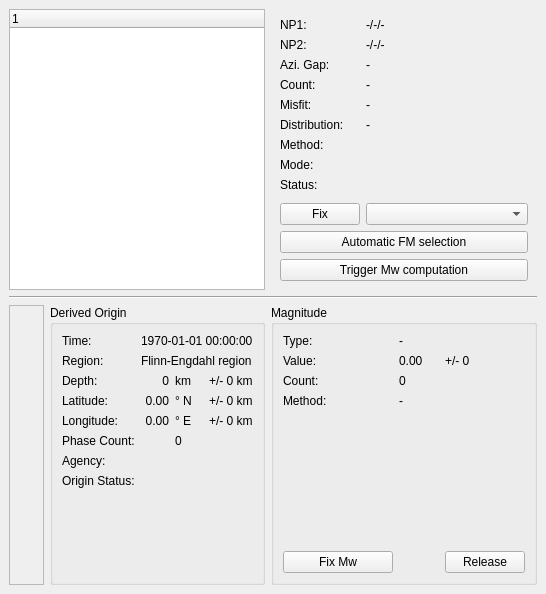
      <widget class="QWidget" name="fmWidget" >
       <attribute name="title" >
        <string>Focal Mechanisms</string>
       </attribute>
       <layout class="QGridLayout" >
        <property name="margin" >
         <number>9</number>
        </property>
        <property name="spacing" >
         <number>6</number>
        </property>
        <item row="2" column="0" >
         <layout class="QHBoxLayout" >
          <property name="margin" >
           <number>0</number>
          </property>
          <property name="spacing" >
           <number>6</number>
          </property>
          <item>
           <widget class="QFrame" name="fmMap" >
            <property name="sizePolicy" >
             <sizepolicy>
              <hsizetype>7</hsizetype>
              <vsizetype>5</vsizetype>
              <horstretch>1</horstretch>
              <verstretch>0</verstretch>
             </sizepolicy>
            </property>
            <property name="frameShape" >
             <enum>QFrame::StyledPanel</enum>
            </property>
            <property name="frameShadow" >
             <enum>QFrame::Raised</enum>
            </property>
           </widget>
          </item>
          <item>
           <widget class="QGroupBox" name="mtOriginInfo" >
            <property name="title" >
             <string>Derived Origin</string>
            </property>
            <layout class="QGridLayout" >
             <property name="margin" >
              <number>9</number>
             </property>
             <property name="spacing" >
              <number>6</number>
             </property>
             <item row="6" column="0" >
              <widget class="QLabel" name="mtOriginPhasesL" >
               <property name="text" >
                <string>Phase Count:</string>
               </property>
               <property name="alignment" >
                <set>Qt::AlignLeading|Qt::AlignLeft|Qt::AlignVCenter</set>
               </property>
              </widget>
             </item>
             <item row="2" column="1" >
              <widget class="QLabel" name="mtOriginDepth" >
               <property name="text" >
                <string>0</string>
               </property>
               <property name="alignment" >
                <set>Qt::AlignRight|Qt::AlignTrailing|Qt::AlignVCenter</set>
               </property>
              </widget>
             </item>
             <item row="2" column="0" >
              <widget class="QLabel" name="mtOriginDepthL" >
               <property name="sizePolicy" >
                <sizepolicy>
                 <hsizetype>5</hsizetype>
                 <vsizetype>5</vsizetype>
                 <horstretch>0</horstretch>
                 <verstretch>0</verstretch>
                </sizepolicy>
               </property>
               <property name="text" >
                <string>Depth:</string>
               </property>
               <property name="alignment" >
                <set>Qt::AlignLeading|Qt::AlignLeft|Qt::AlignVCenter</set>
               </property>
              </widget>
             </item>
             <item row="3" column="2" >
              <widget class="QLabel" name="mtOriginLatUnit" >
               <property name="sizePolicy" >
                <sizepolicy>
                 <hsizetype>5</hsizetype>
                 <vsizetype>5</vsizetype>
                 <horstretch>0</horstretch>
                 <verstretch>0</verstretch>
                </sizepolicy>
               </property>
               <property name="text" >
                <string>° N</string>
               </property>
               <property name="alignment" >
                <set>Qt::AlignLeading|Qt::AlignLeft|Qt::AlignVCenter</set>
               </property>
              </widget>
             </item>
             <item row="1" column="0" >
              <widget class="QLabel" name="mtOriginRegionL" >
               <property name="text" >
                <string>Region:</string>
               </property>
              </widget>
             </item>
             <item row="2" column="3" >
              <widget class="QLabel" name="mtOriginDepthError" >
               <property name="text" >
                <string>+/- 0 km</string>
               </property>
               <property name="alignment" >
                <set>Qt::AlignLeading|Qt::AlignLeft|Qt::AlignVCenter</set>
               </property>
              </widget>
             </item>
             <item row="8" column="0" >
              <widget class="QLabel" name="mtOriginAgencyL" >
               <property name="text" >
                <string>Agency:</string>
               </property>
               <property name="alignment" >
                <set>Qt::AlignLeading|Qt::AlignLeft|Qt::AlignVCenter</set>
               </property>
              </widget>
             </item>
             <item row="4" column="1" >
              <widget class="QLabel" name="mtOriginLon" >
               <property name="text" >
                <string>0.00</string>
               </property>
               <property name="alignment" >
                <set>Qt::AlignRight|Qt::AlignTrailing|Qt::AlignVCenter</set>
               </property>
              </widget>
             </item>
             <item row="3" column="0" >
              <widget class="QLabel" name="mtOriginLatL" >
               <property name="sizePolicy" >
                <sizepolicy>
                 <hsizetype>5</hsizetype>
                 <vsizetype>5</vsizetype>
                 <horstretch>0</horstretch>
                 <verstretch>0</verstretch>
                </sizepolicy>
               </property>
               <property name="text" >
                <string>Latitude:</string>
               </property>
               <property name="alignment" >
                <set>Qt::AlignLeading|Qt::AlignLeft|Qt::AlignVCenter</set>
               </property>
              </widget>
             </item>
             <item row="6" column="2" colspan="2" >
              <widget class="QLabel" name="mtOriginPhases" >
               <property name="text" >
                <string>0</string>
               </property>
               <property name="alignment" >
                <set>Qt::AlignLeading|Qt::AlignLeft|Qt::AlignVCenter</set>
               </property>
              </widget>
             </item>
             <item row="0" column="0" >
              <widget class="QLabel" name="mtOriginTimeL" >
               <property name="text" >
                <string>Time:</string>
               </property>
              </widget>
             </item>
             <item row="0" column="1" colspan="3" >
              <widget class="QLabel" name="mtOriginTime" >
               <property name="text" >
                <string>1970-01-01 00:00:00</string>
               </property>
              </widget>
             </item>
             <item row="1" column="1" colspan="3" >
              <widget class="QLabel" name="mtOriginRegion" >
               <property name="sizePolicy" >
                <sizepolicy>
                 <hsizetype>13</hsizetype>
                 <vsizetype>5</vsizetype>
                 <horstretch>0</horstretch>
                 <verstretch>0</verstretch>
                </sizepolicy>
               </property>
               <property name="text" >
                <string>Flinn-Engdahl region</string>
               </property>
              </widget>
             </item>
             <item row="8" column="2" colspan="2" >
              <widget class="QLabel" name="mtOriginAgency" >
               <property name="text" >
                <string/>
               </property>
               <property name="alignment" >
                <set>Qt::AlignLeading|Qt::AlignLeft|Qt::AlignVCenter</set>
               </property>
              </widget>
             </item>
             <item row="9" column="0" >
              <widget class="QLabel" name="mtOriginStatusL" >
               <property name="text" >
                <string>Origin Status:</string>
               </property>
               <property name="alignment" >
                <set>Qt::AlignLeading|Qt::AlignLeft|Qt::AlignVCenter</set>
               </property>
              </widget>
             </item>
             <item row="3" column="1" >
              <widget class="QLabel" name="mtOriginLat" >
               <property name="sizePolicy" >
                <sizepolicy>
                 <hsizetype>5</hsizetype>
                 <vsizetype>5</vsizetype>
                 <horstretch>0</horstretch>
                 <verstretch>0</verstretch>
                </sizepolicy>
               </property>
               <property name="text" >
                <string>0.00</string>
               </property>
               <property name="alignment" >
                <set>Qt::AlignRight|Qt::AlignTrailing|Qt::AlignVCenter</set>
               </property>
              </widget>
             </item>
             <item row="2" column="2" >
              <widget class="QLabel" name="mtOriginDepthUnit" >
               <property name="text" >
                <string>km</string>
               </property>
               <property name="alignment" >
                <set>Qt::AlignLeading|Qt::AlignLeft|Qt::AlignVCenter</set>
               </property>
              </widget>
             </item>
             <item row="3" column="3" >
              <widget class="QLabel" name="mtOriginLatError" >
               <property name="sizePolicy" >
                <sizepolicy>
                 <hsizetype>5</hsizetype>
                 <vsizetype>5</vsizetype>
                 <horstretch>0</horstretch>
                 <verstretch>0</verstretch>
                </sizepolicy>
               </property>
               <property name="text" >
                <string>+/- 0 km</string>
               </property>
               <property name="alignment" >
                <set>Qt::AlignLeading|Qt::AlignLeft|Qt::AlignVCenter</set>
               </property>
              </widget>
             </item>
             <item row="4" column="0" >
              <widget class="QLabel" name="mtOriginLonL" >
               <property name="text" >
                <string>Longitude:</string>
               </property>
               <property name="alignment" >
                <set>Qt::AlignLeading|Qt::AlignLeft|Qt::AlignVCenter</set>
               </property>
              </widget>
             </item>
             <item row="9" column="2" colspan="2" >
              <widget class="QLabel" name="mtOriginStatus" >
               <property name="text" >
                <string/>
               </property>
               <property name="alignment" >
                <set>Qt::AlignLeading|Qt::AlignLeft|Qt::AlignVCenter</set>
               </property>
              </widget>
             </item>
             <item row="4" column="2" >
              <widget class="QLabel" name="mtOriginLonUnit" >
               <property name="text" >
                <string>° E</string>
               </property>
               <property name="alignment" >
                <set>Qt::AlignLeading|Qt::AlignLeft|Qt::AlignVCenter</set>
               </property>
              </widget>
             </item>
             <item row="4" column="3" >
              <widget class="QLabel" name="mtOriginLonError" >
               <property name="text" >
                <string>+/- 0 km</string>
               </property>
               <property name="alignment" >
                <set>Qt::AlignLeading|Qt::AlignLeft|Qt::AlignVCenter</set>
               </property>
              </widget>
             </item>
             <item row="10" column="0" >
              <spacer>
               <property name="orientation" >
                <enum>Qt::Vertical</enum>
               </property>
               <property name="sizeHint" >
                <size>
                 <width>20</width>
                 <height>40</height>
                </size>
               </property>
              </spacer>
             </item>
            </layout>
           </widget>
          </item>
         </layout>
        </item>
        <item row="0" column="0" >
         <widget class="QTreeWidget" name="fmTree" >
          <property name="sizePolicy" >
           <sizepolicy>
            <hsizetype>7</hsizetype>
            <vsizetype>7</vsizetype>
            <horstretch>1</horstretch>
            <verstretch>0</verstretch>
           </sizepolicy>
          </property>
          <property name="alternatingRowColors" >
           <bool>true</bool>
          </property>
          <property name="rootIsDecorated" >
           <bool>false</bool>
          </property>
          <property name="uniformRowHeights" >
           <bool>true</bool>
          </property>
          <property name="itemsExpandable" >
           <bool>false</bool>
          </property>
         </widget>
        </item>
        <item row="0" column="1" >
         <widget class="QFrame" name="fmInfo" >
          <property name="sizePolicy" >
           <sizepolicy>
            <hsizetype>5</hsizetype>
            <vsizetype>5</vsizetype>
            <horstretch>0</horstretch>
            <verstretch>5</verstretch>
           </sizepolicy>
          </property>
          <property name="frameShape" >
           <enum>QFrame::NoFrame</enum>
          </property>
          <property name="frameShadow" >
           <enum>QFrame::Plain</enum>
          </property>
          <layout class="QGridLayout" >
           <property name="margin" >
            <number>9</number>
           </property>
           <property name="spacing" >
            <number>6</number>
           </property>
           <item row="8" column="1" colspan="3" >
            <widget class="QLabel" name="fmDist" >
             <property name="sizePolicy" >
              <sizepolicy>
               <hsizetype>13</hsizetype>
               <vsizetype>5</vsizetype>
               <horstretch>0</horstretch>
               <verstretch>0</verstretch>
              </sizepolicy>
             </property>
             <property name="toolTip" >
              <string>Station Distribution Ratio</string>
             </property>
             <property name="text" >
              <string>-</string>
             </property>
            </widget>
           </item>
           <item row="7" column="0" >
            <widget class="QLabel" name="fmMisfitL" >
             <property name="text" >
              <string>Misfit:</string>
             </property>
            </widget>
           </item>
           <item row="8" column="0" >
            <widget class="QLabel" name="fmDistL" >
             <property name="text" >
              <string>Distribution:</string>
             </property>
            </widget>
           </item>
           <item row="13" column="1" colspan="3" >
            <widget class="QComboBox" name="fmFixCombo" />
           </item>
           <item row="1" column="0" >
            <widget class="QLabel" name="fmNP2L" >
             <property name="text" >
              <string>NP2:</string>
             </property>
            </widget>
           </item>
           <item row="9" column="0" >
            <widget class="QLabel" name="fmMethodL" >
             <property name="text" >
              <string>Method:</string>
             </property>
            </widget>
           </item>
           <item row="6" column="0" >
            <widget class="QLabel" name="fmCountL" >
             <property name="text" >
              <string>Count:</string>
             </property>
            </widget>
           </item>
           <item row="12" column="0" >
            <spacer>
             <property name="orientation" >
              <enum>Qt::Vertical</enum>
             </property>
             <property name="sizeHint" >
              <size>
               <width>20</width>
               <height>50</height>
              </size>
             </property>
            </spacer>
           </item>
           <item row="13" column="0" >
            <widget class="QPushButton" name="fmFixButton" >
             <property name="text" >
              <string>Fix</string>
             </property>
            </widget>
           </item>
           <item row="5" column="1" colspan="3" >
            <widget class="QLabel" name="fmGap" >
             <property name="sizePolicy" >
              <sizepolicy>
               <hsizetype>13</hsizetype>
               <vsizetype>5</vsizetype>
               <horstretch>0</horstretch>
               <verstretch>0</verstretch>
              </sizepolicy>
             </property>
             <property name="toolTip" >
              <string>Azimuthal Gap</string>
             </property>
             <property name="text" >
              <string>-</string>
             </property>
            </widget>
           </item>
           <item row="1" column="1" colspan="3" >
            <widget class="QLabel" name="fmNP2" >
             <property name="sizePolicy" >
              <sizepolicy>
               <hsizetype>13</hsizetype>
               <vsizetype>5</vsizetype>
               <horstretch>0</horstretch>
               <verstretch>0</verstretch>
              </sizepolicy>
             </property>
             <property name="toolTip" >
              <string>Nodal Plane 2 (strike/dip/rake)</string>
             </property>
             <property name="text" >
              <string>-/-/-</string>
             </property>
            </widget>
           </item>
           <item row="10" column="1" colspan="3" >
            <widget class="QLabel" name="fmMode" >
             <property name="sizePolicy" >
              <sizepolicy>
               <hsizetype>13</hsizetype>
               <vsizetype>5</vsizetype>
               <horstretch>0</horstretch>
               <verstretch>0</verstretch>
              </sizepolicy>
             </property>
             <property name="toolTip" >
              <string>Evaluation Mode</string>
             </property>
             <property name="text" >
              <string/>
             </property>
            </widget>
           </item>
           <item row="11" column="1" colspan="3" >
            <widget class="QLabel" name="fmStatus" >
             <property name="sizePolicy" >
              <sizepolicy>
               <hsizetype>13</hsizetype>
               <vsizetype>5</vsizetype>
               <horstretch>0</horstretch>
               <verstretch>0</verstretch>
              </sizepolicy>
             </property>
             <property name="toolTip" >
              <string>Evaluation Status</string>
             </property>
             <property name="text" >
              <string/>
             </property>
            </widget>
           </item>
           <item row="5" column="0" >
            <widget class="QLabel" name="fmGapL" >
             <property name="text" >
              <string>Azi. Gap:</string>
             </property>
            </widget>
           </item>
           <item row="0" column="1" colspan="3" >
            <widget class="QLabel" name="fmNP1" >
             <property name="sizePolicy" >
              <sizepolicy>
               <hsizetype>13</hsizetype>
               <vsizetype>5</vsizetype>
               <horstretch>0</horstretch>
               <verstretch>0</verstretch>
              </sizepolicy>
             </property>
             <property name="toolTip" >
              <string>Nodal Plane 1 (strike/dip/rake)</string>
             </property>
             <property name="text" >
              <string>-/-/-</string>
             </property>
            </widget>
           </item>
           <item row="9" column="1" colspan="3" >
            <widget class="QLabel" name="fmMethod" >
             <property name="sizePolicy" >
              <sizepolicy>
               <hsizetype>13</hsizetype>
               <vsizetype>5</vsizetype>
               <horstretch>0</horstretch>
               <verstretch>0</verstretch>
              </sizepolicy>
             </property>
             <property name="toolTip" >
              <string>Method ID</string>
             </property>
             <property name="text" >
              <string/>
             </property>
            </widget>
           </item>
           <item row="14" column="0" colspan="4" >
            <widget class="QPushButton" name="fmAutoButton" >
             <property name="text" >
              <string>Automatic FM selection</string>
             </property>
            </widget>
           </item>
           <item row="7" column="1" colspan="3" >
            <widget class="QLabel" name="fmMisfit" >
             <property name="sizePolicy" >
              <sizepolicy>
               <hsizetype>13</hsizetype>
               <vsizetype>5</vsizetype>
               <horstretch>0</horstretch>
               <verstretch>0</verstretch>
              </sizepolicy>
             </property>
             <property name="toolTip" >
              <string>Misfit</string>
             </property>
             <property name="text" >
              <string>-</string>
             </property>
            </widget>
           </item>
           <item row="0" column="0" >
            <widget class="QLabel" name="fmNP1L" >
             <property name="text" >
              <string>NP1:</string>
             </property>
            </widget>
           </item>
           <item row="11" column="0" >
            <widget class="QLabel" name="fmStatusL" >
             <property name="text" >
              <string>Status:</string>
             </property>
            </widget>
           </item>
           <item row="10" column="0" >
            <widget class="QLabel" name="fmModeL" >
             <property name="text" >
              <string>Mode:</string>
             </property>
            </widget>
           </item>
           <item row="6" column="1" colspan="3" >
            <widget class="QLabel" name="fmCount" >
             <property name="sizePolicy" >
              <sizepolicy>
               <hsizetype>13</hsizetype>
               <vsizetype>5</vsizetype>
               <horstretch>0</horstretch>
               <verstretch>0</verstretch>
              </sizepolicy>
             </property>
             <property name="toolTip" >
              <string>Station Polarity Count</string>
             </property>
             <property name="text" >
              <string>-</string>
             </property>
            </widget>
           </item>
           <item row="15" column="0" colspan="4" >
            <widget class="QPushButton" name="fmTriggerButton" >
             <property name="text" >
              <string>Trigger Mw computation</string>
             </property>
            </widget>
           </item>
          </layout>
         </widget>
        </item>
        <item row="1" column="0" colspan="2" >
         <widget class="Line" name="fmLine" >
          <property name="orientation" >
           <enum>Qt::Horizontal</enum>
          </property>
         </widget>
        </item>
        <item row="2" column="1" >
         <widget class="QGroupBox" name="mtMagInfo" >
          <property name="sizePolicy" >
           <sizepolicy>
            <hsizetype>5</hsizetype>
            <vsizetype>5</vsizetype>
            <horstretch>0</horstretch>
            <verstretch>5</verstretch>
           </sizepolicy>
          </property>
          <property name="title" >
           <string>Magnitude</string>
          </property>
          <layout class="QGridLayout" >
           <property name="margin" >
            <number>9</number>
           </property>
           <property name="spacing" >
            <number>6</number>
           </property>
           <item row="0" column="0" >
            <widget class="QLabel" name="mtMagTypeL" >
             <property name="sizePolicy" >
              <sizepolicy>
               <hsizetype>5</hsizetype>
               <vsizetype>5</vsizetype>
               <horstretch>0</horstretch>
               <verstretch>0</verstretch>
              </sizepolicy>
             </property>
             <property name="text" >
              <string>Type:</string>
             </property>
             <property name="alignment" >
              <set>Qt::AlignLeading|Qt::AlignLeft|Qt::AlignVCenter</set>
             </property>
            </widget>
           </item>
           <item row="3" column="1" colspan="2" >
            <widget class="QLabel" name="mtMagMethod" >
             <property name="sizePolicy" >
              <sizepolicy>
               <hsizetype>13</hsizetype>
               <vsizetype>5</vsizetype>
               <horstretch>0</horstretch>
               <verstretch>0</verstretch>
              </sizepolicy>
             </property>
             <property name="text" >
              <string>-</string>
             </property>
             <property name="alignment" >
              <set>Qt::AlignLeading|Qt::AlignLeft|Qt::AlignVCenter</set>
             </property>
            </widget>
           </item>
           <item row="2" column="1" colspan="2" >
            <widget class="QLabel" name="mtMagCount" >
             <property name="text" >
              <string>0</string>
             </property>
            </widget>
           </item>
           <item row="1" column="2" >
            <widget class="QLabel" name="mtMagError" >
             <property name="sizePolicy" >
              <sizepolicy>
               <hsizetype>5</hsizetype>
               <vsizetype>5</vsizetype>
               <horstretch>0</horstretch>
               <verstretch>0</verstretch>
              </sizepolicy>
             </property>
             <property name="text" >
              <string>+/- 0</string>
             </property>
             <property name="alignment" >
              <set>Qt::AlignLeading|Qt::AlignLeft|Qt::AlignVCenter</set>
             </property>
            </widget>
           </item>
           <item row="5" column="1" >
            <spacer>
             <property name="orientation" >
              <enum>Qt::Horizontal</enum>
             </property>
             <property name="sizeHint" >
              <size>
               <width>40</width>
               <height>20</height>
              </size>
             </property>
            </spacer>
           </item>
           <item row="4" column="0" >
            <spacer>
             <property name="orientation" >
              <enum>Qt::Vertical</enum>
             </property>
             <property name="sizeType" >
              <enum>QSizePolicy::Expanding</enum>
             </property>
             <property name="sizeHint" >
              <size>
               <width>110</width>
               <height>0</height>
              </size>
             </property>
            </spacer>
           </item>
           <item row="2" column="0" >
            <widget class="QLabel" name="mtMagCountL" >
             <property name="text" >
              <string>Count:</string>
             </property>
             <property name="alignment" >
              <set>Qt::AlignLeading|Qt::AlignLeft|Qt::AlignVCenter</set>
             </property>
            </widget>
           </item>
           <item row="5" column="2" >
            <widget class="QPushButton" name="buttonReleaseMw" >
             <property name="toolTip" >
              <string>Release a previously fixed moment magnitude as preferred magnitude and let scevent decide what magnitude (part of the preferred origin) to use.</string>
             </property>
             <property name="text" >
              <string>Release</string>
             </property>
            </widget>
           </item>
           <item row="3" column="0" >
            <widget class="QLabel" name="mtMagMethodL" >
             <property name="text" >
              <string>Method:</string>
             </property>
             <property name="alignment" >
              <set>Qt::AlignLeading|Qt::AlignLeft|Qt::AlignVCenter</set>
             </property>
            </widget>
           </item>
           <item row="1" column="0" >
            <widget class="QLabel" name="mtMagL" >
             <property name="sizePolicy" >
              <sizepolicy>
               <hsizetype>5</hsizetype>
               <vsizetype>5</vsizetype>
               <horstretch>0</horstretch>
               <verstretch>0</verstretch>
              </sizepolicy>
             </property>
             <property name="text" >
              <string>Value:</string>
             </property>
             <property name="alignment" >
              <set>Qt::AlignLeading|Qt::AlignLeft|Qt::AlignVCenter</set>
             </property>
            </widget>
           </item>
           <item row="1" column="1" >
            <widget class="QLabel" name="mtMag" >
             <property name="sizePolicy" >
              <sizepolicy>
               <hsizetype>5</hsizetype>
               <vsizetype>5</vsizetype>
               <horstretch>0</horstretch>
               <verstretch>0</verstretch>
              </sizepolicy>
             </property>
             <property name="text" >
              <string>0.00</string>
             </property>
            </widget>
           </item>
           <item row="0" column="1" colspan="2" >
            <widget class="QLabel" name="mtMagType" >
             <property name="text" >
              <string>-</string>
             </property>
            </widget>
           </item>
           <item row="5" column="0" >
            <widget class="QPushButton" name="buttonFixMw" >
             <property name="toolTip" >
              <string>Fixes the moment magnitude of the current preferred focal mechanism as preferred magnitude if available.</string>
             </property>
             <property name="text" >
              <string>Fix Mw</string>
             </property>
            </widget>
           </item>
          </layout>
         </widget>
        </item>
       </layout>
      </widget>
